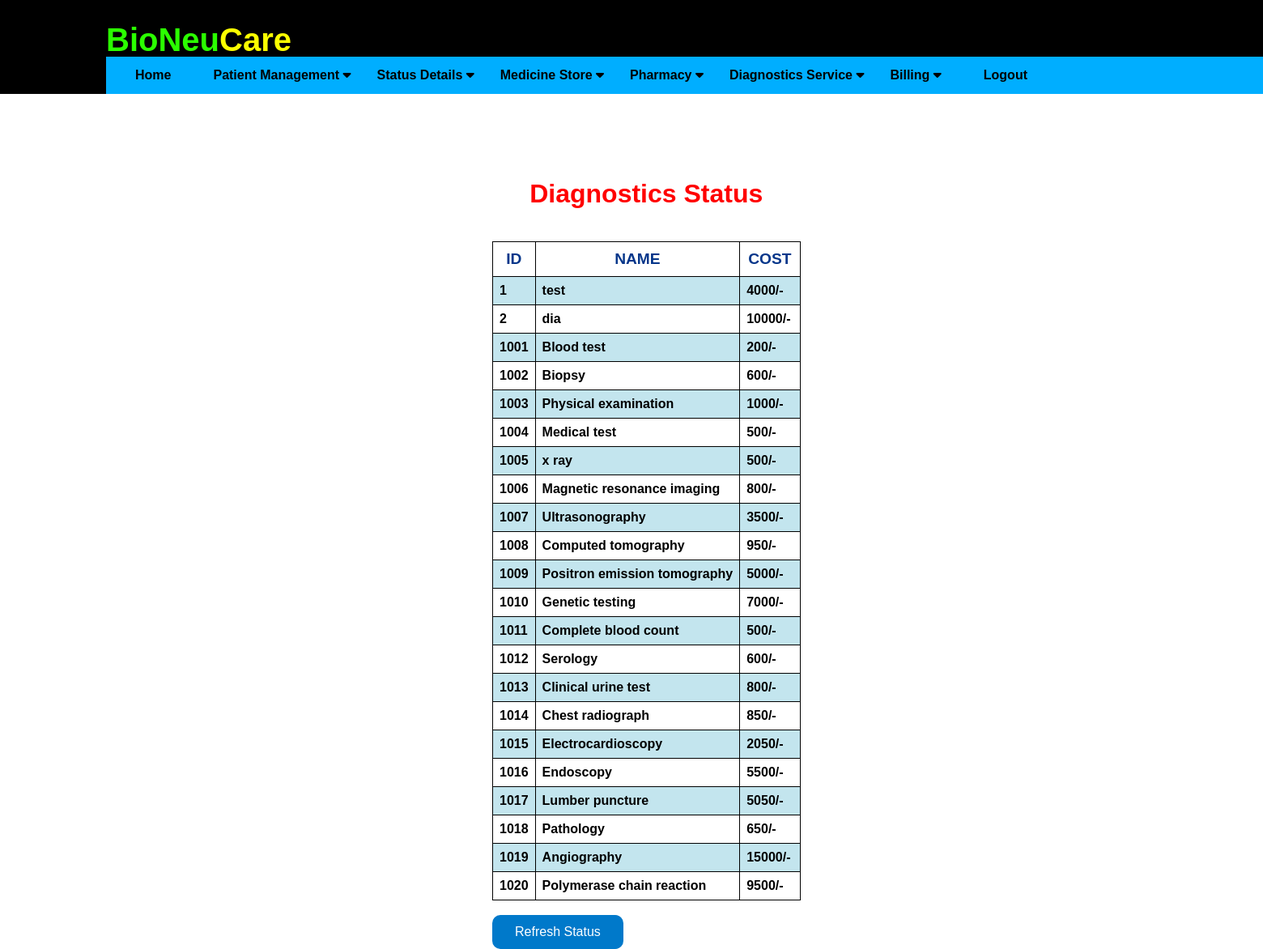
Page /diagnosticsstatus (signed in) on the committed database.
### application/routes.py (models this page shows)
class DiagnosticsMaster(db.Model):
    __tablename__ = 'diagnosticsmaster'
    tid = Column(Integer, ForeignKey('diagnostics.tid'), primary_key=True)
    tname = Column(db.String(20))
    tcharge = Column(db.Integer)

### application/routes.py (the view)
@app.route('/diagnosticsstatus')
def diagnosticsstatus():
    if 'username' in session:
        usern = session['username']
        print(usern)
        updatep = DiagnosticsMaster.query.all()
        print(updatep)
        if not updatep:
            flash('No Tests Available')
            return redirect( url_for('addDiagnostics') )
        else:
            print("inside else")
            return render_template('diagnosticsstatus.html', updatep = updatep)
    else:
        flash('You have been logged out. Please login again')
        return redirect( url_for('login') )
    return render_template('diagnosticsstatus.html')

### application/templates/diagnosticsstatus.html (shortened to what this page needs)
{% extends "layout.html" %}
{% block content %}
<div class="stat">
    <h1 style="color: red;">Diagnostics Status</h1><br>
    <table border="1" align="center">
        <tr>
            <th>ID</th>
            <th>NAME</th>
            <th>COST</th>
        </tr>
        {% for update in updatep %}
        <tr>
            <td> {{ update.tid }} </td>
            <td> {{ update.tname }} </td>
            <td> {{ update.tcharge }}/- </td>
        </tr>
        {% else %}
        <h3>No Tests Available!</h3>
        {% endfor %}
    </table>
    <br>
    <form action="{{ url_for('diagnosticsstatus') }}">
    <button type="submit" class="ibutton" value="Refresh the list">Refresh Status</button>
    </form>
</div>
{% endblock %}

### application/static/css/main.css (style rules this page uses)
html { overflow-y: scroll; overflow-x: hidden; }
body { font-family: Arial, Helvetica, sans-serif; height: 100%; display: flex; flex-direction: column; }
table, th, td { border: 1px solid black; border-collapse: collapse; }
.stat { position: absolute; top: 200px; padding-left: 600px; }
.stat h1 { text-align: center; }

### application/templates/layout.html (style rules this page uses)
table { font-family: arial, sans-serif; border-collapse: collapse; width: 100%; }
td { border: 1px solid #dddddd; text-align: left; font-weight: bold; padding: 8px; }
th { border: 1px solid #dddddd; width: auto; color: #06368a; text-align: center; font-size: larger; font-weight: bolder; padding: 10px; }
tr:nth-child(even) { background-color: #c3e5ee; }
.ibutton { background-color: #0079ca;; border: 2px; border-radius: 10px; color: white; padding: 12px 28px; text-align: center; text-decoration: none; display: inline-block; font-size: 16px; }

### rows in the picture
DiagnosticsMaster: tid "1", tname "test", tcharge "4000"
DiagnosticsMaster: tid "2", tname "dia", tcharge "10000"
DiagnosticsMaster: tid "1001", tname "Blood test", tcharge "200"
DiagnosticsMaster: tid "1002", tname "Biopsy", tcharge "600"
DiagnosticsMaster: tid "1003", tname "Physical examination", tcharge "1000"
DiagnosticsMaster: tid "1004", tname "Medical test", tcharge "500"
DiagnosticsMaster: tid "1005", tname "x ray", tcharge "500"
DiagnosticsMaster: tid "1006", tname "Magnetic resonance imaging", tcharge "800"
DiagnosticsMaster: tid "1007", tname "Ultrasonography", tcharge "3500"
DiagnosticsMaster: tid "1008", tname "Computed tomography", tcharge "950"
DiagnosticsMaster: tid "1009", tname "Positron emission tomography", tcharge "5000"
DiagnosticsMaster: tid "1010", tname "Genetic testing", tcharge "7000"
DiagnosticsMaster: tid "1011", tname "Complete blood count", tcharge "500"
DiagnosticsMaster: tid "1012", tname "Serology", tcharge "600"
DiagnosticsMaster: tid "1013", tname "Clinical urine test", tcharge "800"
DiagnosticsMaster: tid "1014", tname "Chest radiograph", tcharge "850"
DiagnosticsMaster: tid "1015", tname "Electrocardioscopy", tcharge "2050"
DiagnosticsMaster: tid "1016", tname "Endoscopy", tcharge "5500"
DiagnosticsMaster: tid "1017", tname "Lumber puncture", tcharge "5050"
DiagnosticsMaster: tid "1018", tname "Pathology", tcharge "650"
DiagnosticsMaster: tid "1019", tname "Angiography", tcharge "15000"
DiagnosticsMaster: tid "1020", tname "Polymerase chain reaction", tcharge "9500"
